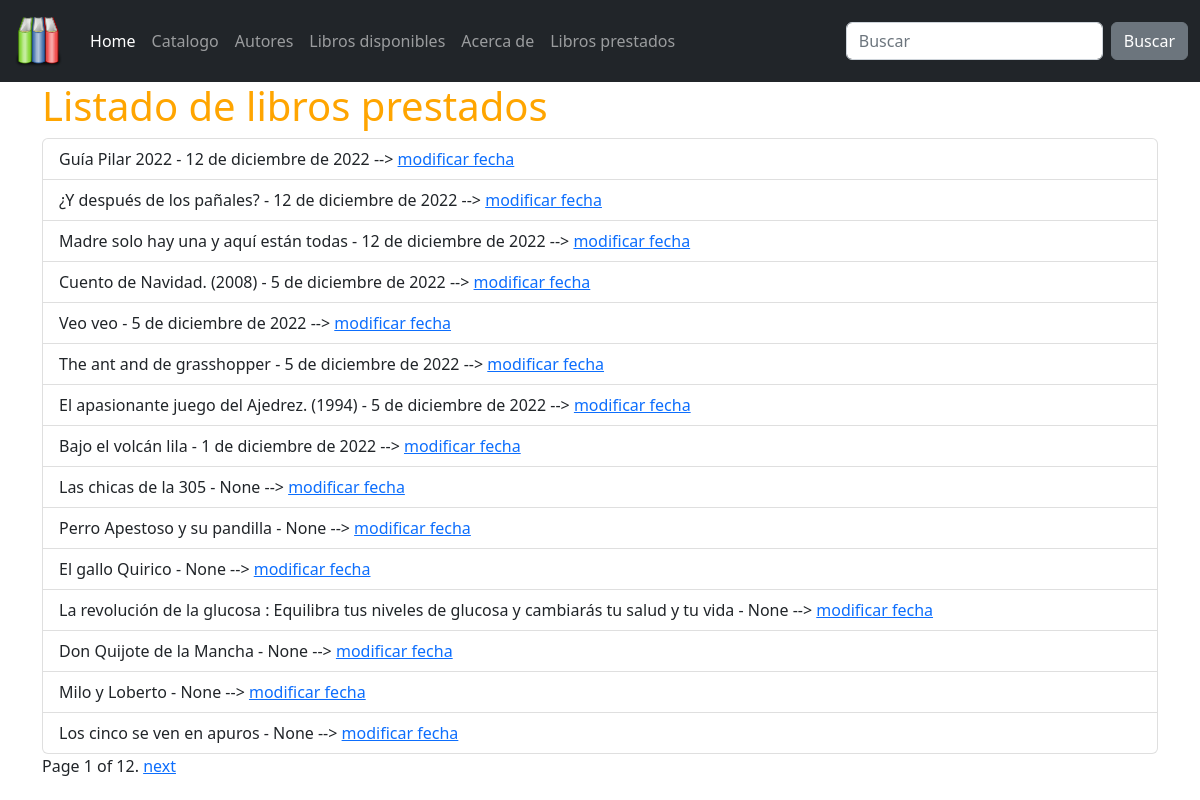
The page /catalogo/libros-prestados/ on the database its author committed.
### catalog/models.py (models this page shows, shortened)
class BookInstance(models.Model):
    id = models.UUIDField(primary_key=True, default=uuid.uuid4, help_text="ID único para este libro particular en toda la biblioteca")
    book = models.ForeignKey('Book', on_delete=models.SET_NULL, null=True)
    imprint = models.CharField(max_length=200)
    due_back = models.DateField(null=True, blank=True)
    LOAN_STATUS = (
        ('m', 'Maintenance'),
        ('o', 'On loan'),
        ('a', 'Available'),
        ('r', 'Reserved'),
    )
    status = models.CharField(
        max_length=1,
        choices=LOAN_STATUS,
        blank=True,
        default='m',
        help_text='Disponibilidad del libro'
    )
    class Meta:
        ordering = ["due_back"]

class Book(models.Model):
    title = models.CharField(max_length=200)
    author = models.ForeignKey('Author',
        on_delete=models.SET_NULL, # que pasa si borramos el autor?
        null=True)  # puede ser nulo?
    summary = models.TextField(
        max_length=1000,
        help_text='Enter a brief description of the book',
        blank=True)
    isbn = models.CharField(
        'ISBN',
        max_length=13,
        help_text='13 Character <a href="https://www.isbn-international.org/content/what-isbn">ISBN number</a>')
    genre = models.ManyToManyField('Genre',
        help_text='Select a genre for this book')
    language = models.ForeignKey('Language', on_delete=models.SET_NULL, null=True)
    def display_genre(self):
        """
        Creates a string for the Genre. This is required to display genre in Admin.
        """
        return ', '.join([ genre.name for genre in self.genre.all()[:3] ])
    display_genre.short_description = 'Genre'

### catalog/views.py (the view)
# urls.py: path('libros-prestados/', LoanedBooksByUserListView.as_view(), name='libros-prestados'),
class LoanedBooksByUserListView(ListView):
    model = BookInstance
    template_name = 'catalog/book_borrowed.html'
    paginate_by = 15
    def get_queryset(self):
        return BookInstance.objects.filter(status__exact='o').order_by('-due_back')

### catalog/templates/catalog/book_borrowed.html (shortened to what this page needs)
{% extends 'base.html' %}
{% block content %}
<h1>Listado de libros prestados</h1>
<ul class="list-group">
    {% for libro in bookinstance_list %}
    <li class="list-group-item">{{ libro.book.title }} - {{ libro.due_back }} -->
        <a href="{% url 'renovar-fecha' libro.id %}">modificar fecha</a>
    </li>
    {% endfor %}
</ul>
{% if is_paginated %}
<div class="pagination">
    <span class="page-links">
        <span class="page-current">
            Page {{ page_obj.number }} of {{ page_obj.paginator.num_pages }}.
        </span>
        {% if page_obj.has_next %}
        <a href="{{ request.path }}?page={{ page_obj.next_page_number }}">next</a>
        {% endif %}
    </span>
</div>
{% endif %} {% endblock %}

### catalog/static/css/custom_styles.css (style rules this page uses)
h1 { color: orange; }

### rows shown on the page
BookInstance: book "Guía Pilar 2022", due_back "12 de diciembre de 2022"
BookInstance: book "¿Y después de los pañales?", due_back "12 de diciembre de 2022"
BookInstance: book "Madre solo hay una y aquí están todas", due_back "12 de diciembre de 2022"
BookInstance: book "Cuento de Navidad. (2008)", due_back "5 de diciembre de 2022"
BookInstance: book "Veo veo", due_back "5 de diciembre de 2022"
BookInstance: book "The ant and de grasshopper", due_back "5 de diciembre de 2022"
BookInstance: book "El apasionante juego del Ajedrez. (1994)", due_back "5 de diciembre de 2022"
BookInstance: book "Bajo el volcán lila", due_back "1 de diciembre de 2022"
BookInstance: book "Las chicas de la 305", due_back "None"
BookInstance: book "Perro Apestoso y su pandilla", due_back "None"
BookInstance: book "El gallo Quirico", due_back "None"
BookInstance: book "La revolución de la glucosa : Equilibra tus niveles de glucosa y cambiarás tu salud y tu vida", due_back "None"
BookInstance: book "Don Quijote de la Mancha", due_back "None"
BookInstance: book "Milo y Loberto", due_back "None"
BookInstance: book "Los cinco se ven en apuros", due_back "None"

### other values the page prints
{{ page_obj.number }} "1"
{{ page_obj.paginator.num_pages }} "12"
